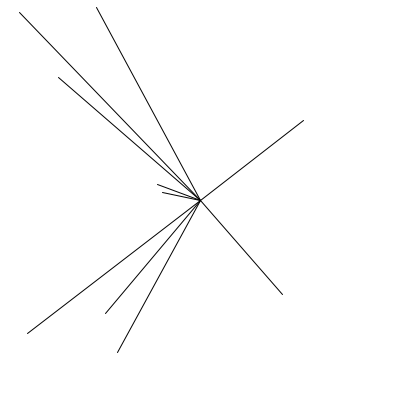
Frame 1 (no input)
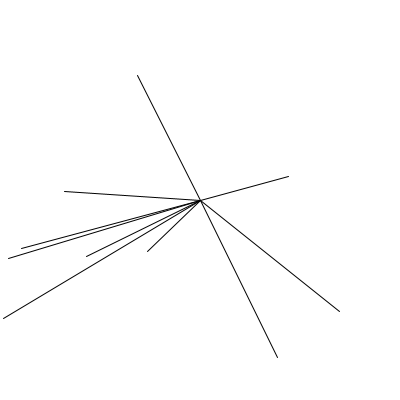
Frame 60 (the mouse pressed at the canvas centre just before this capture)
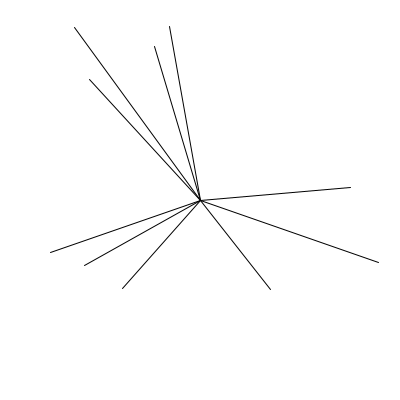
Frame 120 (the mouse held since frame 60 and released just before this capture)

The Processing sketch that drew these frames (run headless with seeded random() and noise(); from frame 60 on, the mouse is pressed at the canvas centre):

// Processing sketch: oop01
// ── oop01.pde
int amount = 10;
SimpleLine[] lineArray = new SimpleLine[amount];

void setup() {
  size(400, 400);
  background(255);

  //one line
  //  SimpleLine mLine = new SimpleLine(100,100,200,200);
  //  mLine.drawLine();

  //lot of lines
  //draw once
  for (int i=0;i<amount;i++) {
    float x2 = random(0, width);
    float y2 = random(0, height);

    lineArray[i] = new SimpleLine(width*0.5, height*0.5, x2, y2);

    //draw lines
    lineArray[i].drawLine();
  }
}

void draw() {
  background(255);
  //dynamic drawing
  for (int i=0;i<amount;i++) {
    float x2 = random(0, width);
    float y2 = random(0, height);

//    lineArray[i] = new SimpleLine(width*0.5, height*0.5, x2, y2);

    //draw lines
    lineArray[i].drawLine(x2,y2);
  }
}


class SimpleLine {

  float x1, y1, x2, y2;

  //constructors
  //empty constructor
  SimpleLine() {
    this.x1 = random(0, width);
    this.y1 = random(0, height);
    this.x2 = random(0, width);
    this.y2 = random(0, height);
  }

  SimpleLine(float _x1, float _y1, float _x2, float _y2) {
    this.x1 = _x1;
    this.y1 = _y1;
    this.x2 = _x2;
    this.y2 = _y2;
  }

  void drawLine() {
    line(x1, y1, x2, y2);
  }
  
  void drawLine(float _x2, float _y2){
    x2 = _x2;
    y2 = _y2;
   line(x1, y1,_x2,_y2); //line(x1,y2,_x2,_y2);
  }
}
